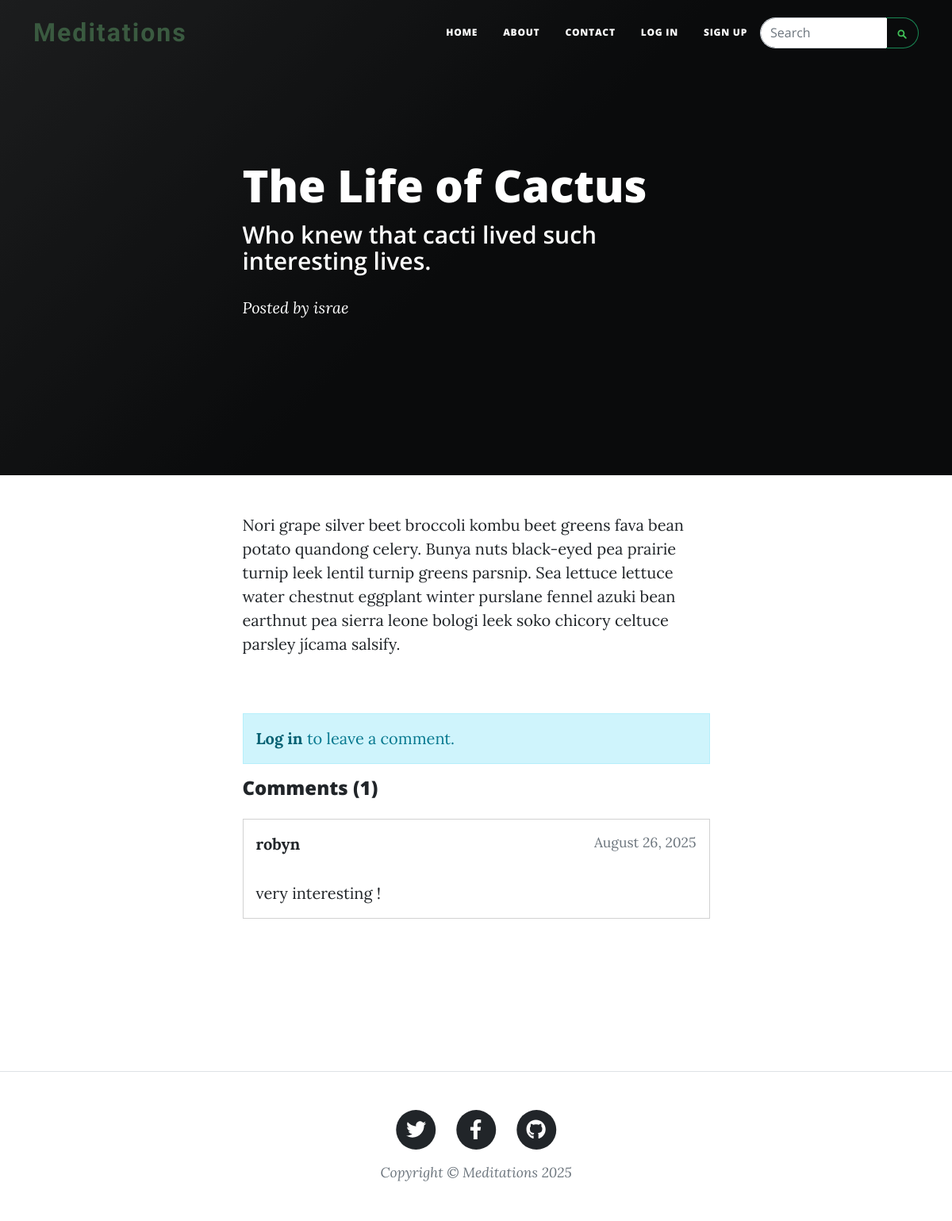
/post/1, run on the app's committed database.
### server.py (models this page shows, shortened)
class BlogPost(db.Model):
    id: Mapped[int] = mapped_column(Integer, primary_key=True)
    title: Mapped[str] = mapped_column(String(100), nullable=False)
    subtitle: Mapped[str] = mapped_column(String(100), nullable=False)
    body: Mapped[str] = mapped_column(String, nullable=False)
    author_id: Mapped[int] = mapped_column(ForeignKey("user.id"), nullable=True)  # Nullable for migration
    date: Mapped[str] = mapped_column(String(100), nullable=False)
    author: Mapped['User'] = relationship(back_populates='posts')
    comments: Mapped[list['Comment']] = relationship(back_populates='post', cascade='all, delete-orphan')

class Comment(db.Model):
    id: Mapped[int] = mapped_column(Integer, primary_key=True)
    content: Mapped[str] = mapped_column(String, nullable=False)
    date: Mapped[str] = mapped_column(String(100), nullable=False)
    author_id: Mapped[int] = mapped_column(ForeignKey("user.id"), nullable=False)
    post_id: Mapped[int] = mapped_column(ForeignKey("blog_post.id"), nullable=False)
    author: Mapped['User'] = relationship(back_populates='comments')
    post: Mapped['BlogPost'] = relationship(back_populates='comments')

class User(UserMixin, db.Model):
    id: Mapped[int] = mapped_column(Integer, primary_key=True)
    email: Mapped[str] = mapped_column(String(100), unique=True)
    password: Mapped[str] = mapped_column(String(100))
    name: Mapped[str] = mapped_column(String(1000))
    role: Mapped[str] = mapped_column(String(20), default='regular', nullable=False)
    posts: Mapped[list['BlogPost']] = relationship(back_populates='author')
    comments: Mapped[list['Comment']] = relationship(back_populates='author')

### server.py (the view, shortened to what this page needs)
@app.route('/post/<int:id>', methods=['GET', 'POST'])
def post(id):
    blog_post = BlogPost.query.get_or_404(id)
    comment_form = CommentForm()
    comments = Comment.query.filter_by(post_id=id).order_by(Comment.id.desc()).all()
    return render_template('post.html',
                         page_title=blog_post.title,
                         page_subtitle=blog_post.subtitle,
                         page_meta=f"Posted by {blog_post.author.name if blog_post.author else 'Unknown'}",
                         page_body=blog_post.body,
                         page_background_type="black",
                         page_background_image=None,
                         year=get_current_year(),
                         blog=blog_post,
                         comments=comments,
                         comment_form=comment_form)

### server.py
class CommentForm(FlaskForm):
    content = TextAreaField('Comment', validators=[DataRequired()], render_kw={'placeholder': 'Write your comment here...', 'rows': 3})
    submit = SubmitField('Post Comment')

### server.py (called while the page is built)
def get_current_year():
    return date.today().year

### templates/post.html (shortened to what this page needs)
{% extends "base.html" %}
{% block content %}
<article class="mb-4">
    <div class="container px-4 px-lg-5">
        <div class="row gx-4 gx-lg-5 justify-content-center">
            <div class="col-md-10 col-lg-8 col-xl-7">
                {{ page_body | safe }}
            </div>
        </div>
    </div>
</article>
<section class="py-5">
    <div class="container px-4 px-lg-5">
        <div class="row gx-4 gx-lg-5 justify-content-center">
            <div class="col-md-10 col-lg-8 col-xl-7">
                {% if current_user.is_authenticated %}
                <div class="card mb-4">
                    <div class="card-header">
                        <h5 class="mb-0">Leave a Comment</h5>
                    </div>
                    <div class="card-body">
                        <form method="POST">
                            {{ comment_form.hidden_tag() }}
                            <div class="mb-3">
                                {{ comment_form.content.label(class="form-label") }}
                                {{ comment_form.content(class="form-control") }}
                                {% for error in comment_form.content.errors %}
                                    <div class="text-danger">{{ error }}</div>
                                {% endfor %}
                            </div>
                            {{ comment_form.submit(class="btn btn-primary") }}
                        </form>
                    </div>
                </div>
                {% else %}
                <div class="alert alert-info">
                    <a href="{{ url_for('login') }}" class="alert-link">Log in</a> to leave a comment.
                </div>
                {% endif %}
                <div class="comments-section">
                    <h4 class="mb-4">Comments ({{ comments|length }})</h4>
                    {% if comments %}
                        {% for comment in comments %}
                        <div class="card mb-3">
                            <div class="card-body">
                                <div class="d-flex justify-content-between align-items-start mb-2">
                                    <strong>{{ comment.author.name }}</strong>
                                    <small class="text-muted">{{ comment.date }}</small>
                                </div>
                                <p class="card-text">{{ comment.content }}</p>
                            </div>
                        </div>
                        {% endfor %}
                    {% else %}
                        <p class="text-muted">No comments yet. Be the first to comment!</p>
                    {% endif %}
                </div>
            </div>
        </div>
    </div>
</section>
{% endblock %}

### templates/header.html (shortened to what this page needs)
<!DOCTYPE html>
<html lang="en">
<head>
</head>
<body>
    <nav class="navbar navbar-expand-lg navbar-light" id="mainNav">
        <div class="container">
            <a class="navbar-brand medieval-brand" href="{{ url_for('home') }}">Meditations</a>
            <div class="collapse navbar-collapse" id="navbarResponsive">
                <ul class="navbar-nav ms-auto py-4 py-lg-0">
                    <li class="nav-item"><a class="nav-link px-lg-3 py-3 py-lg-4" href="{{ url_for('home') }}">Home</a></li>
                    <li class="nav-item"><a class="nav-link px-lg-3 py-3 py-lg-4" href="{{ url_for('about') }}">About</a></li>
                    <li class="nav-item"><a class="nav-link px-lg-3 py-3 py-lg-4" href="{{ url_for('contact') }}">Contact</a></li>
                    {% if current_user.is_authenticated %}
                    <li class="nav-item"><a class="nav-link px-lg-3 py-3 py-lg-4" href="{{ url_for('logout') }}">Log out</a></li>
                    {% else %}
                    <li class="nav-item"><a class="nav-link px-lg-3 py-3 py-lg-4" href="{{ url_for('login') }}">Log in</a></li>
                    <li class="nav-item"><a class="nav-link px-lg-3 py-3 py-lg-4" href="{{ url_for('register') }}">Sign up</a></li>
                    {% endif %}
                </ul>
                <form class="form-inline my-2 my-lg-0 d-flex align-items-center">
                    <div class="input-group" style="max-width: 200px;">
                        <input class="form-control" type="search" placeholder="Search" aria-label="Search" style="border-radius: 20px 0 0 20px; border-right: none;">
                        <button class="btn btn-outline-success" type="submit" style="border-radius: 0 20px 20px 0; border-left: none; padding: 8px 12px;">
                        </button>
                    </div>
                </form>
            </div>
        </div>
    </nav>
    {% if show_header is not defined or show_header %}
    {% set background_type = page_background_type or 'image' %}
    {% if background_type == 'black' %}
        <header class="masthead" style="background: linear-gradient(135deg, #1a1a1a 0%, #000000 50%, #000000 100%); min-height: 50vh;">
    {% elif background_type == 'image' or background_type == 'custom' %}
        <header class="masthead" style="background-image: url('{{ page_background_image }}'); min-height: 50vh;">
    {% else %}
        <header class="masthead" style="background: linear-gradient(135deg, #1a1a1a 0%, #000000 50%, #000000 100%); min-height: 50vh;">
    {% endif %}
        <div class="container position-relative px-4 px-lg-5">
            <div class="row gx-4 gx-lg-5 justify-content-center">
                <div class="col-md-10 col-lg-8 col-xl-7">
                    {% if page_meta %}
                    <div class="post-heading">
                        <h1>{{ page_title or 'Post Title' }}</h1>
                        <h2 class="subheading">{{ page_subtitle or 'Post Subtitle' }}</h2>
                        <span class="meta">{{ page_meta }}</span>
                    </div>
                    {% else %}
                    <div class="site-heading">
                        <h1>{{ page_title or 'Page Title' }}</h1>
                        <span class="subheading">{{ page_subtitle or 'Page Subtitle' }}</span>
                    </div>
                    {% endif %}
                </div>
            </div>
        </div>
    </header>
    {% endif %}
</body>
</html>

### data on the page
BlogPost: title "The Life of Cactus", subtitle "Who knew that cacti lived such interesting lives.", body "Nori grape silver beet broccoli kombu beet greens fava bean potato quandong celery. Bunya nuts black-eyed pea prairie turnip leek lentil turnip greens parsnip. Sea lettuce lettuce water chestnut eggplant winter purslane fennel azuki bean earthnut pea sierra leone bologi leek soko chicory celtuce parsley jícama salsify."
Comment: author.name "robyn", date "August 26, 2025", content "very interesting !"

### other printed values
{{ page_meta }} "Posted by israe"
{{ comments|length }} "1"
{{ year if year else '2024' }} "2025"
